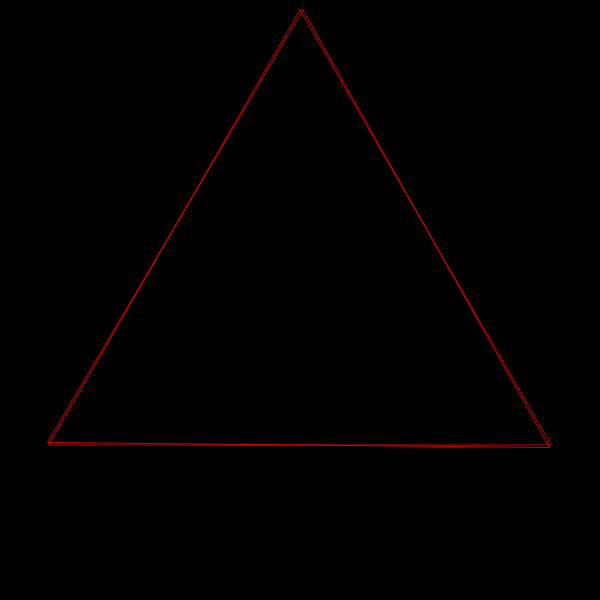
Frame 1 (no input)
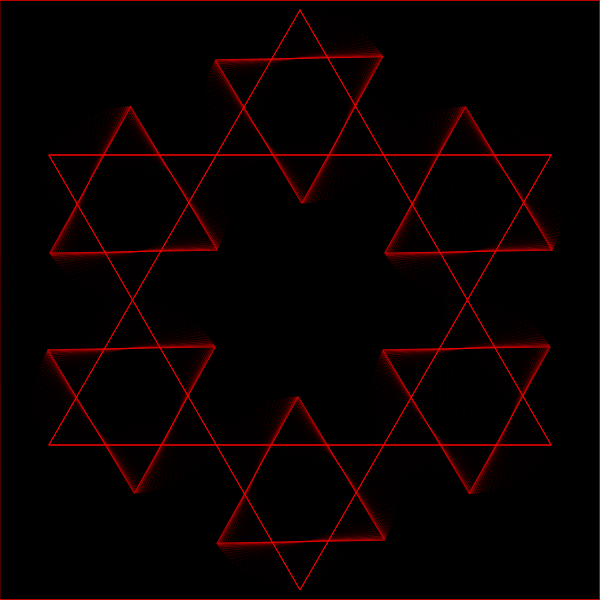
Frame 60 (no input)
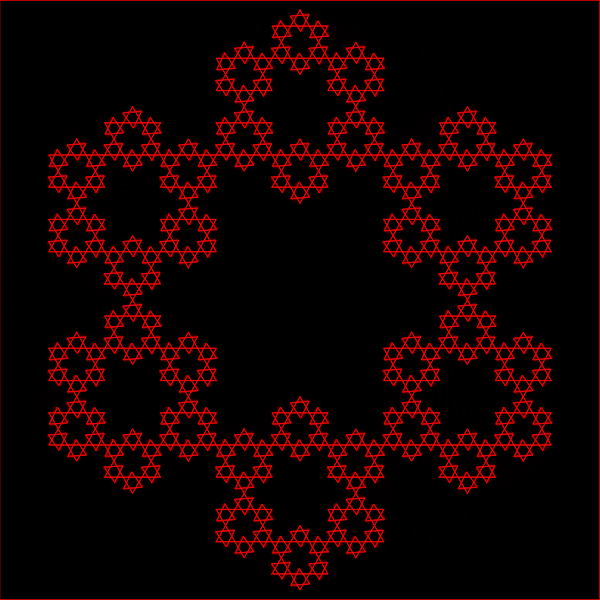
Frame 120 (the mouse pressed at the canvas centre since frame 60)

The p5.js sketch that drew these frames (run headless with seeded random() and noise() and a simulated clock; from frame 60 on, the mouse is pressed at the canvas centre):

// p5.js sketch
// ── sketch.js
let triangle = [];
let globalIndex = 0;

function setup()
{
	createCanvas(600, 600);
	triangle.push(new Triangle(0, 0, -PI/2, 290, 0));
	triangle.push(new Triangle(0, 0, -PI/2, 290, 1));

	background(0);
}

function draw()
{
	//background(0);
	fill(0, 60);
	rect(0, 0, width, height);

	translate(width/2, height/2);

	let mode = 1;

	switch(mode)
	{
		case 1:
			strokeWeight(0.8);
			stroke(255, 0, 0);
			noFill();
			break;

		case 2:
			fill(0, 0, 255);
			noStroke();
			break;
	}

	triangle[0].show();

	for(let i=1; i<triangle.length; i++)
	{
		triangle[i].update();
		triangle[i].show();
	}
}
// ── Triangle.js
class Triangle
{
	constructor(x, y, angle, radius, index)
	{
		this.x = x;
		this.y = y;
		this.angle = angle;
		this.rotation = angle;
		this.radius = radius;
		this.index = index;
		globalIndex = index;
		this.spinning = true;
		this.backing = false;
		this.visible = true;
	}

	update()
	{
		if(this.spinning)
		{
			if(!this.backing)
			{
				if(this.rotation >= this.angle &&
				   this.rotation < this.angle + TWO_PI/6.0)
				{
					let minAngleDiff = min(this.rotation-this.angle, this.angle + TWO_PI/6.0-this.rotation);
					let increment = map(minAngleDiff, 0, TWO_PI/3.0, 0.01, 0.3);
					
					this.rotation += increment;
				}
				else
				{
					this.rotation = this.angle + TWO_PI/6.0;

					if(this.radius>5)
					{
						for(let i=this.rotation; i<TWO_PI+this.rotation-1; i+=TWO_PI/6.0)
						{
							let newX = this.x + (this.radius*2/3.0)*cos(i);
							let newY = this.y + (this.radius*2/3.0)*sin(i);
							let newAngle = i;
							let newRadius = this.radius/3.0;
							this.spinning = false;

							triangle.push(new Triangle(newX, newY, newAngle, newRadius, this.index+1));
						}	
					}
					else
					{
						this.backing = true;
						this.spinning = true;
						this.visible = true;
					}

				}
			}
			else
			{
				if(this.rotation > this.angle &&
				   this.rotation <= this.angle + TWO_PI/6.0)
				{
					let minAngleDiff = min(this.rotation-this.angle, this.angle + TWO_PI/6.0-this.rotation);
					let increment = map(minAngleDiff, 0, TWO_PI/3.0, 0.01, 0.3);
					
					this.rotation -= increment;
				}
				else
				{
					this.rotation = this.angle;

					this.spinning = false;
					this.visible = false;
				}
			}
		}
		else
		{
			for(let i=0; i<triangle.length; i++)
			{
				if(this.index+1 == triangle[i].index &&
				   triangle[i].backing == true &&
				   triangle[i].spinning == false)
				{
					this.backing = true;
					this.spinning = true;

					break;
				}
			}
		}
	}

	show()
	{
		if(this.visible)
		{
			beginShape();
			for(let i=this.rotation; i<TWO_PI+this.rotation; i+=TWO_PI/3.0)
			{
				vertex(this.x + this.radius*cos(i), this.y + this.radius*sin(i));
			}
			endShape(CLOSE);
		}
	}
}
